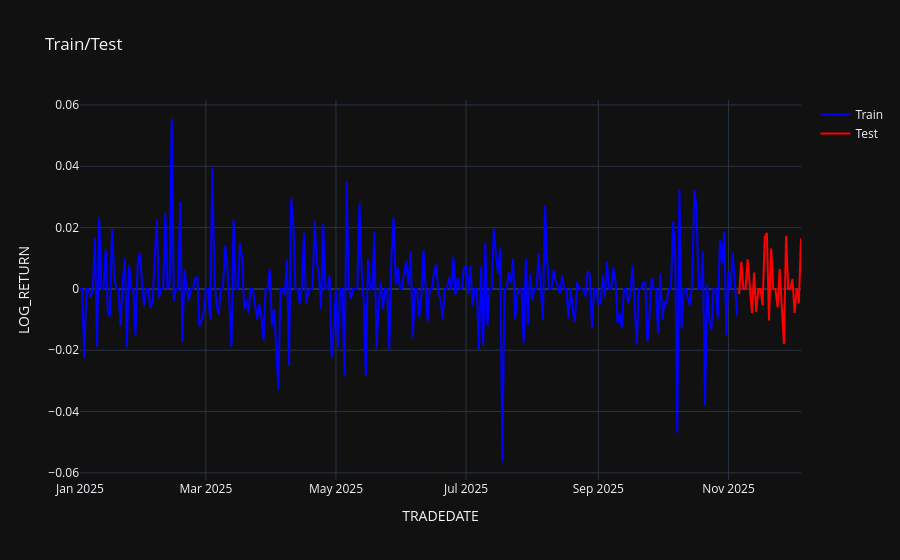

Notebook code cell kept with this figure:
### Code cell
HORIZON = 30


# Разделим данные на обучающую и тестовую выборки
train_size = len(df_series) - HORIZON
train_split_date = np.sort(df_series["TRADEDATE"])[train_size]

df_train = df_series[df_series["TRADEDATE"] < train_split_date]
df_test = df_series[df_series["TRADEDATE"] >= train_split_date]


# Отобразим
fig = go.Figure()
df_fig = df_train[df_train["TRADEDATE"] >= "2025-01-01"]
fig.add_trace(
    go.Scatter(x=df_fig["TRADEDATE"], y=df_fig["LOG_RETURN"], name="Train", line=dict(color="blue"))
)
fig.add_trace(
    go.Scatter(x=df_test["TRADEDATE"], y=df_test["LOG_RETURN"], name="Test", line=dict(color="red"))
)
fig.update_layout(
    title="Train/Test", xaxis_title="TRADEDATE", yaxis_title="LOG_RETURN"
)
fig.show()

### Figure 1 — Plotly figure (JSON) as saved in the notebook; plotly's stock layout.template omitted (floating-point values rounded to 4 significant figures; data arrays with more than 128 entries replaced by an {"elided": "..."} marker saying what was removed)
{"data": [{"line": {"color": "blue"}, "name": "Train", "x": {"elided": "309 str values"}, "y": {"elided": "309 float values"}, "type": "scatter"}, {"line": {"color": "red"}, "name": "Test", "x": ["2025-11-06T00:00:00.000000000", "2025-11-07T00:00:00.000000000", "2025-11-08T00:00:00.000000000", "2025-11-09T00:00:00.000000000", "2025-11-10T00:00:00.000000000", "2025-11-11T00:00:00.000000000", "2025-11-12T00:00:00.000000000", "2025-11-13T00:00:00.000000000", "2025-11-14T00:00:00.000000000", "2025-11-15T00:00:00.000000000", "2025-11-16T00:00:00.000000000", "2025-11-17T00:00:00.000000000", "2025-11-18T00:00:00.000000000", "2025-11-19T00:00:00.000000000", "2025-11-20T00:00:00.000000000", "2025-11-21T00:00:00.000000000", "2025-11-22T00:00:00.000000000", "2025-11-23T00:00:00.000000000", "2025-11-24T00:00:00.000000000", "2025-11-25T00:00:00.000000000", "2025-11-26T00:00:00.000000000", "2025-11-27T00:00:00.000000000", "2025-11-28T00:00:00.000000000", "2025-11-29T00:00:00.000000000", "2025-11-30T00:00:00.000000000", "2025-12-01T00:00:00.000000000", "2025-12-02T00:00:00.000000000", "2025-12-03T00:00:00.000000000", "2025-12-04T00:00:00.000000000", "2025-12-05T00:00:00.000000000"], "y": [-0.001697, 0.00886, 0.0, 0.0, 0.00965, 0.0003334, -0.007831, 0.005327, -0.007547, 0.0, 0.0, -0.005402, 0.01688, 0.01827, -0.01032, 0.01319, 0.0, 0.0, -0.005949, 0.006438, -0.006733, -0.018, 0.01728, 0.0, 0.0, 0.003211, -0.007882, 0.0001978, -0.004659, 0.01652], "type": "scatter"}], "layout": {"title": {"text": "Train/Test"}, "xaxis": {"title": {"text": "TRADEDATE"}}, "yaxis": {"title": {"text": "LOG_RETURN"}}}}
